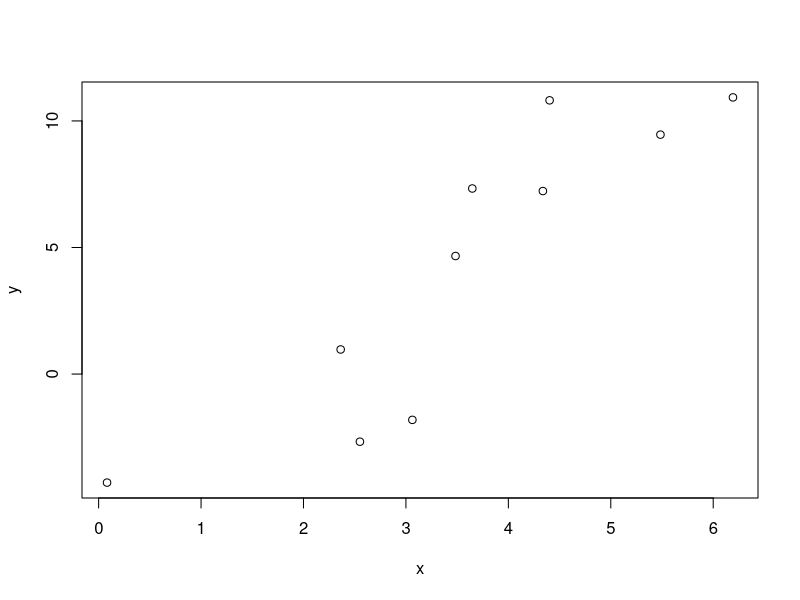
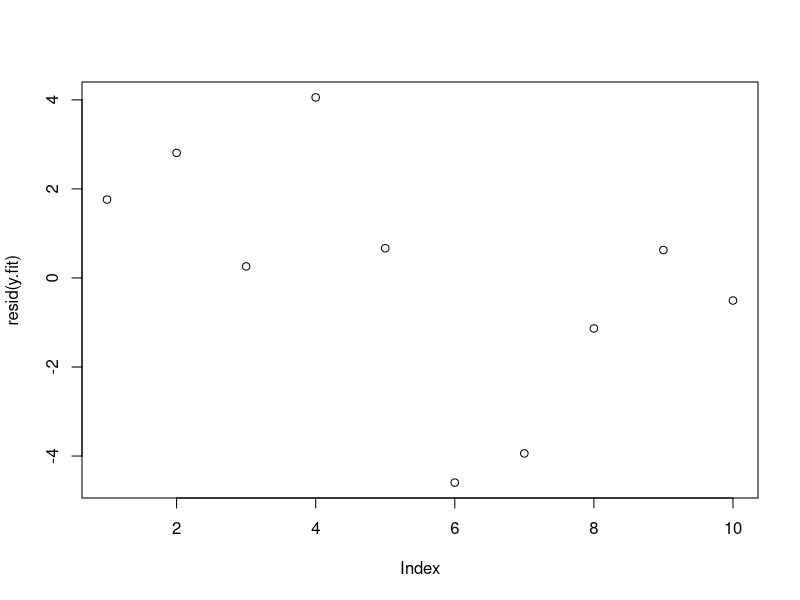
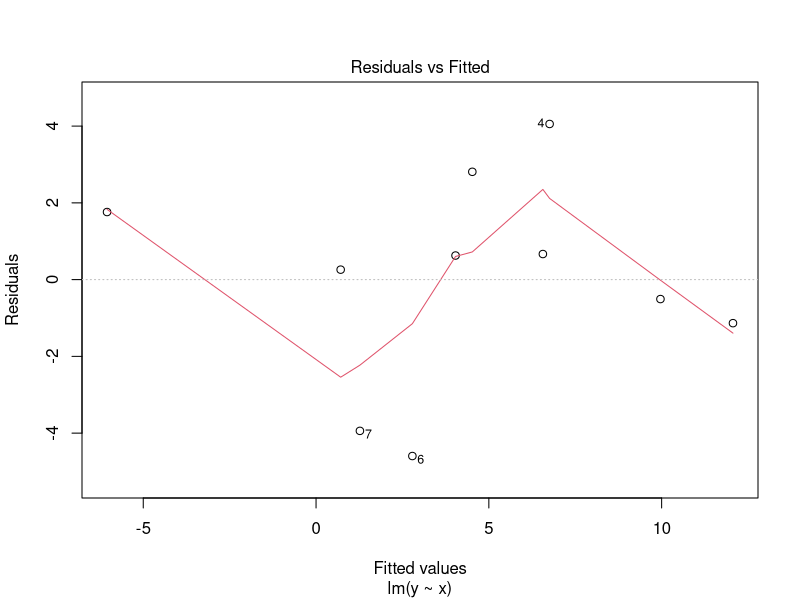
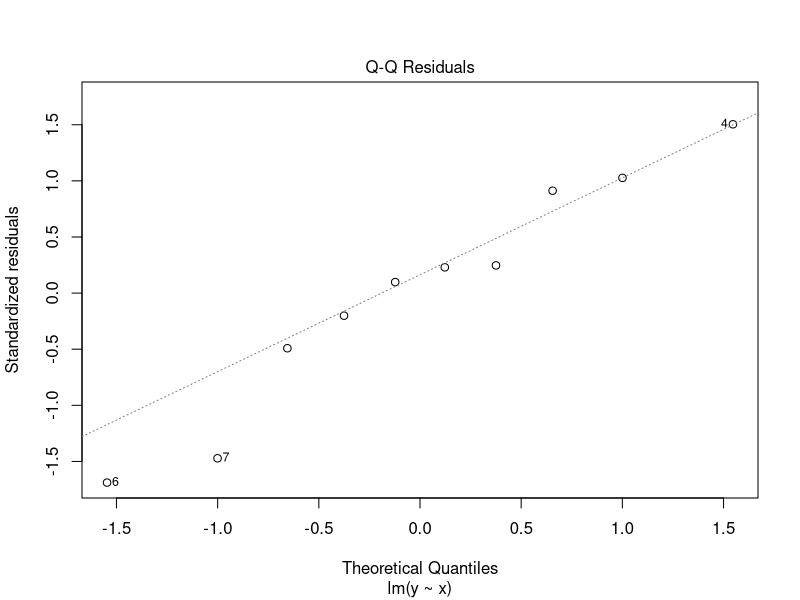
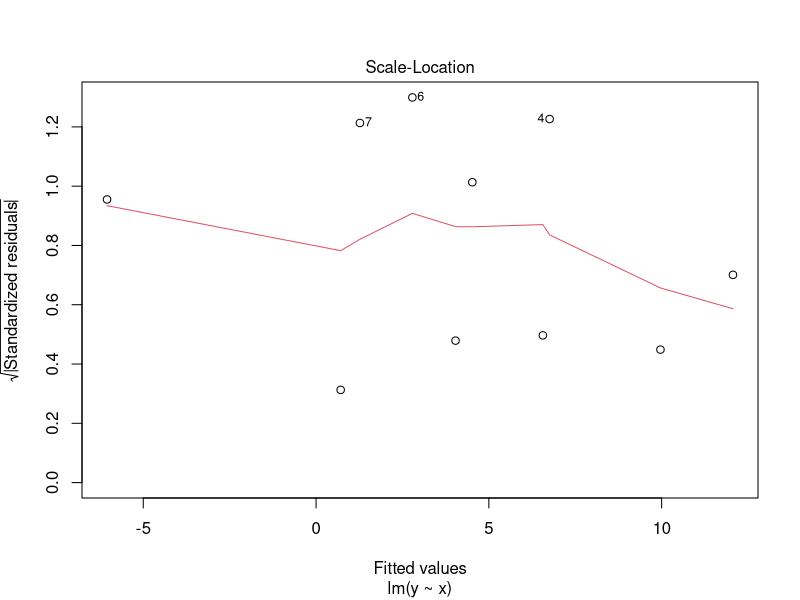
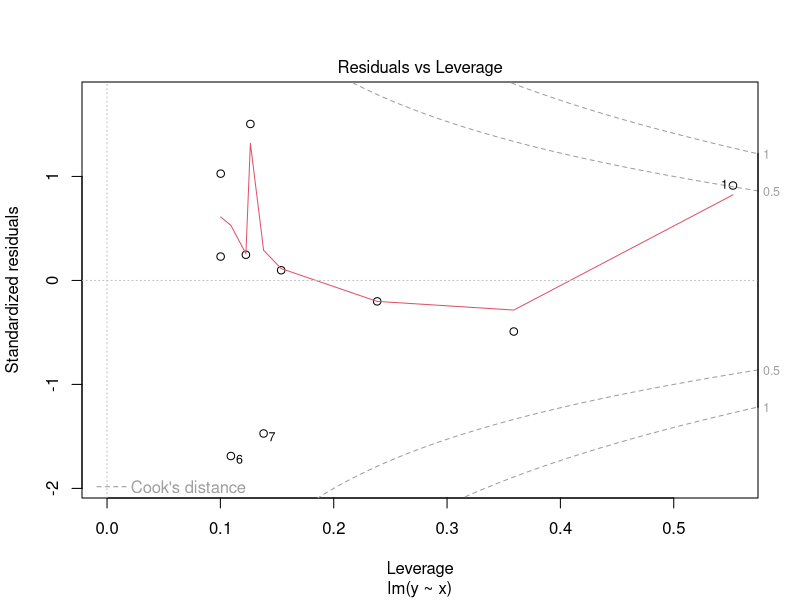
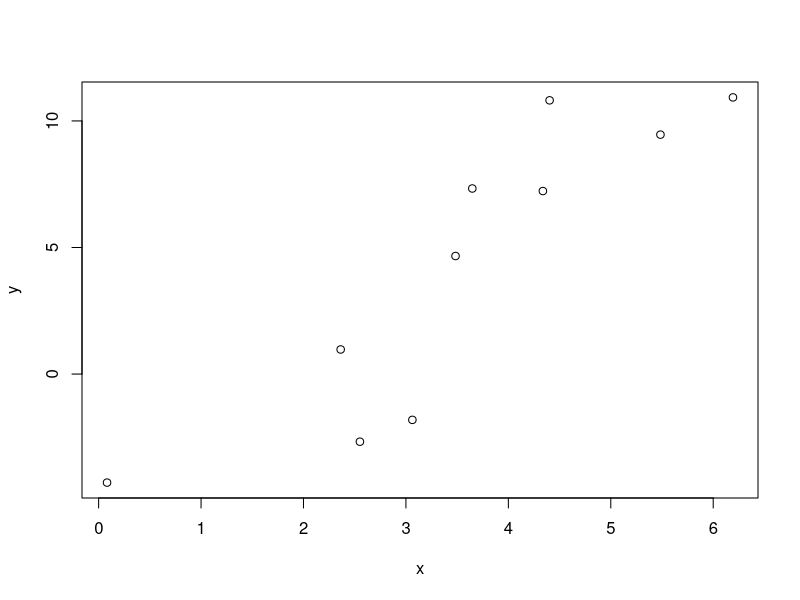
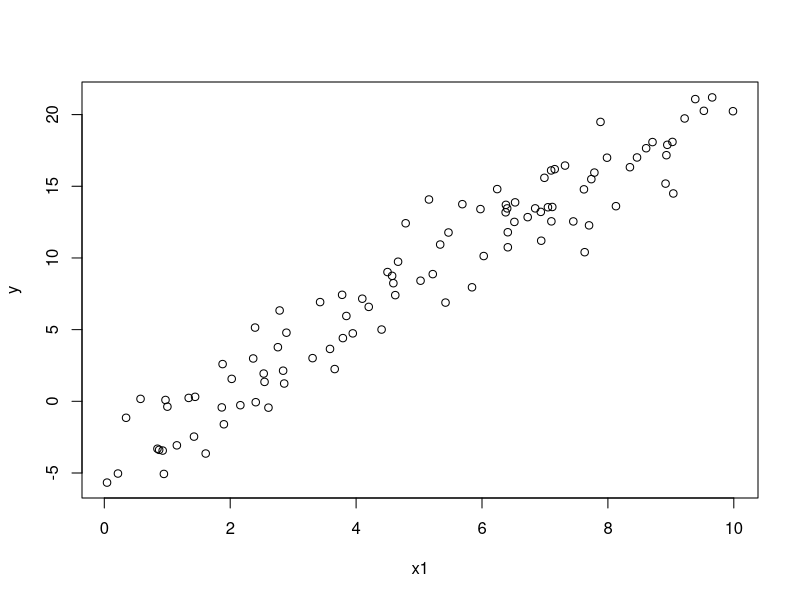

These charts were generated, in order, by the following R code: (Note: this script raises an error after producing the figures.)
##Module 2 Exercise 1##
#1
# A) create data with 10 obs, 0-10
x = runif(10, min=0, max=10) #uniform distribution, continuous, every number has the same probability of being
#chosen. Probability density function unlike sample function, which draws from a pool
B0 = -4
B1 = 2.5

y=B0 + B1*x+rnorm(length(x),0,2) ##should use sqrt2 for SD
plot(y~x)
y.fit = lm(y~x)
summary(y.fit) ##variable holding linear model object; lm is still in frequentist realm
resid(y.fit)
plot(resid(y.fit))
plot(y.fit) #to see expected values for model estimated from simulated data
#residuals versus fitted, looks good. Want median of residuals to be close to zero
plot(x,y)

## B) write out model I simulated above##
#see exercise 1 handout that I wrote on

## C) simulate 100 data points
x1 = runif(100, min=0, max=10)
B0 = -4
B1 = 2.5

y=B0 + B1*x1+rnorm(length(x1),0,2)
plot(y~x1)
y.fit = lm(y~x1)
summary(y.fit)
#parameter estimates for B0 became 8.7 and for B1 became 0.1429. the value for B0 is much higher than the observed 
#value, and the variance decreased, which makes sense since we simulated 100 data points
#overall the st errors got smaller, which is good. But beware of false certainty because of 100 draws.
#false confidence

# D) create plots to display how point estimate and 95% CI change with N
##Lines 33 to 56 include the code I found on StackOverflow to make plots for N=10 with 95% CI
x = runif(10, min=0, max=10)
B0 = -4
B1 = 2.5
y=B0 + B1*x+rnorm(length(x),0,2)
df <- data.frame(x = x,
                 y = B0 + B1*x+rnorm(length(x),0,2))
plot(y ~ x, data = df)

# model
mod <- lm(y ~ x, data = df)

# predicts + interval
newx <- seq(min(df$x), max(df$x), length.out=10)
preds <- predict(mod, newdata = data.frame(x=newx), 
                 interval = 'confidence')

# plot
plot(y ~ x, data = df)
# model
abline(mod)
# intervals
lines(newx, preds[ ,3], lty = 'dashed', col = 'red')
lines(newx, preds[ ,2], lty = 'dashed', col = 'red')
##for this code above, generates a plot for 10 data points and the confidence interval is pretty tight

##plot of 95% CI for 100 points ##same code as above but for N=100
x1 = runif(100, min=0, max=10)
B0 = -4
B1 = 2.5

y=B0 + B1*x+rnorm(length(x1),0,2)
df <- data.frame(x1 = x1,
                 y = B0 + B1*x1+rnorm(length(x1),0,2))

plot(y ~ x1, data = df)

# model
mod <- lm(y ~ x1, data = df)

# predicts + interval
newx <- seq(min(df$x1), max(df$x1), length.out=100)
preds <- predict(mod, newdata = data.frame(x=newx), 
                 interval = 'confidence')

# plot
plot(y ~ x1, data = df)
error.bars(sd=T, alpha=.05)
# add fill
#polygon(c(rev(newx), newx), c(rev(preds[ ,3]), preds[ ,2]), col = 'grey80', border = NA)
# model
abline(mod)
# intervals
lines(newx, preds[ ,3], lty = 'dashed', col = 'red')
lines(newx, preds[ ,2], lty = 'dashed', col = 'red')
#these confidence intervals are really all over the place

##ANOTHER METHOD: FOR LOOP##


#2
library(MASS)
data(whiteside)
fitA=lm(whiteside$Gas~whiteside$Temp)
fitB=lm(whiteside$Gas~whiteside$Temp+whiteside$Insul)#interaction of temp and insulation
fitC=lm(whiteside$Gas~whiteside$Temp*whiteside$Insul)#cross of temp and insulation
summary(fitA) #estimate intercept 5.4862 whiteside$temp -.2902 res error .8606 r2 .457
summary(fitB) #estimate intercept 6.55 whiteside$temp -.33670 whiteside$insulafter -1.565 res error .3574
#r2 .9063
summary(fitC) # intercept 6.853 res error .323 r2 .9235

#I would choose the model that accounts for the most variance in the dependent variable. 
#I would also choose the model based on lowest residual error. In light of these standards, I think model C is
#best
#Both insulation and temperature have a significant negative effect on heating gas

#3
x = runif(10,0,10)
B0=-4
B1=2.5
sigma = 2
y = B0+B1*x+rnorm(length(x),0,sqrt(sigma)) ##first part is deterministic, rnorm part is stochastic part "noise"
#or residuals

#function for custom function for NLL
nll <- function(p,x,y){
  B0 =p[1]
  B1=p[2]
  sigma2 = exp(p[3]) #needs exponent to make it positive
  yhat = B0+B1*x
  nll = -sum(dnorm(y,mean=yhat,sd=sqrt(sigma2),log=T)) #dnorm is probability density function, and we use y because
  #our observations and yhat is expected values
  return(nll) #returns sum of vector of 10
}
#need initial values for optim to start working on
guess = c(B0=-2,B1=1,sigma2=0) #sd is harder to constrain in a linear model, more so than intercept

fit = optim(par=guess, fn=nll, x=x,y=y)
##value is the minimum value for the log likelihood
##counts, means it tried 138 combinations to minimize value returned by optim function. It turns B0, B1, sigma2
#to find best combination, person with knobs
##convergence = 0 is good, means it found a solution; convergence of 1 means it hit the limit of iterations 500
#default
#you can get same performance of model for different values of parameters



##Question 4##
biomass <- read.table("rainManipBiomass.txt", header =T, stringsAsFactors = F)
biomass
##create barplot of mean of each treatment level

treatment <- as.factor(biomass$V1)
plot(biomass$V2~treatment)

x1 = biomass$v2[which(biomass$V1=="wet")]
x1 =1
x2 = biomass$V2[which(biomass$v1=="drought")]
x2=2
cbind(x1,x2,biomass$V2)
means=tapply(biomass$V2,treatment, mean)
sds=tapply(biomass$V2,treatment, sd)
treat = c("ambient", "drought","wet")
data.biomass <- data.frame(means,sds)


qplot(treat,means)+geom_errorbar(aes(ymin=means-sds*2, ymax=means+sds*2), width=0.25)##worked!!
qplot(treat,means)+geom_errorbar(aes(ymin=means-sds*2, ymax=means+sds*2), width=0.25)
#4b)
#AGB ~ N(deterministic & stochastic)

  ##estimating differences between the means of treatments. effects of parameters are the difference
  #from the baseline intercept



